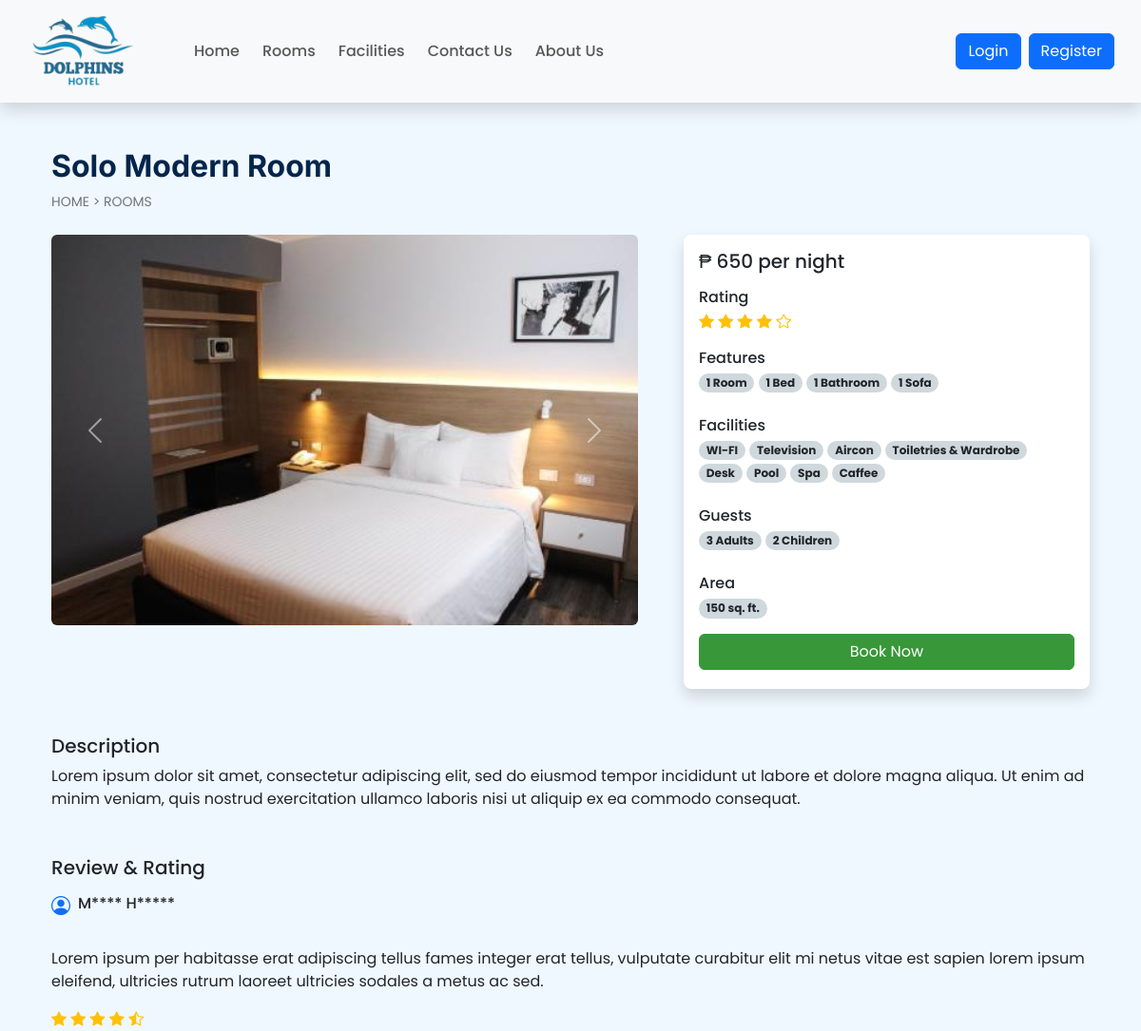
Screenshot of /room_details.php?id=20 with the database file from the repository.
### tables this page shows
CREATE TABLE `rooms` (
  `id` int(11) NOT NULL,
  `name` varchar(150) NOT NULL,
  `area` int(11) NOT NULL,
  `price` int(11) NOT NULL,
  `quantity` int(11) NOT NULL,
  `adult` int(11) NOT NULL,
  `children` int(11) NOT NULL,
  `description` varchar(350) NOT NULL,
  `status` tinyint(4) NOT NULL DEFAULT 1,
  `removed` int(11) NOT NULL DEFAULT 0
);

CREATE TABLE `room_images` (
  `sr_no` int(11) NOT NULL,
  `room_id` int(11) NOT NULL,
  `image` varchar(150) NOT NULL,
  `thumb` tinyint(4) NOT NULL DEFAULT 0
);

### admin/inc/db_config.php (called while the page is built, shortened)
<?php
    function select($sql, $values, $datatypes)
    {
        $con = $GLOBALS['con'];
        if($stmt = mysqli_prepare($con,$sql))
        {
            mysqli_stmt_bind_param($stmt,$datatypes,...$values);
            if(mysqli_stmt_execute($stmt)){
                $res = mysqli_stmt_get_result($stmt);
                return $res;
            }
            else{
                mysqli_stmt_close($stmt);
                die("Query cannot be executed - Select");
            }
        }
        else{
            die("Query cannot be prepared - Select");
        }
    }
?>

### room_details.php (the view, shortened to what this page needs)
<!DOCTYPE html>
<html lang="en">
    <head>
        <link rel="stylesheet" href="https://cdn.jsdelivr.net/npm/swiper@11/swiper-bundle.min.css"/>
        <?php include('inc/links.php'); ?>
    </head>
    <body class="bg-dw">
        <?php include('inc/header.php'); ?>
        <?php
            $data = filteration($_GET);
            $room_res = select("SELECT * FROM `rooms` WHERE `id`=? AND `status`=? AND `removed`=?",[$data['id'],1,0],'iii');
            $room_data = mysqli_fetch_assoc($room_res);
        ?>
        <div class="container">
            <div class="row ">
                <div class="col-12 my-5 mb-4 px-4">
                    <h2 class="fw-bold h-font color-blue"><?php echo $room_data['name']?></h2>
                    <div style="font-size:14px;">
                        <a href="index.php" class="text-secondary text-decoration-none">HOME</a>
                        <span class="text-secondary"> > </span>
                        <a href="rooms.php" class="text-secondary text-decoration-none">ROOMS</a>
                    </div>
                </div>
                <div class="col-lg-7 col-md-12 px-4">
                    <div id="roomCarousel" class="carousel slide carousel-fade">
                        <div class="carousel-inner mb-5">
                            <?php
                                $room_img = ROOMS_IMG_PATH."thumbnail.jpg";
                                $img_q = mysqli_query($con,"SELECT * FROM `room_images`
                                    WHERE `room_id`='$room_data[id]'");
                                if(mysqli_num_rows($img_q) > 0)
                                {
                                    $active_class = 'active';
                                    while($img_res = mysqli_fetch_assoc($img_q))
                                    {
                                        echo "
                                            <div class='carousel-item $active_class'>
                                            <img src='".ROOMS_IMG_PATH.$img_res['image']."' class='d-block w-100 rounded'>
                                            </div>
                                        ";
                                        $active_class ='';
                                    }
                                }
                                else{
                                    echo "
                                        <div class='carousel-item active'>
                                        <img src='$room_img' class='d-block w-100 '>
                                        </div>
                                    ";
                                }
                            ?>
                        </div>
                        <button class="carousel-control-prev" type="button" data-bs-target="#roomCarousel" data-bs-slide="prev">
                            <span class="carousel-control-prev-icon" aria-hidden="true"></span>
                        </button>
                        <button class="carousel-control-next" type="button" data-bs-target="#roomCarousel" data-bs-slide="next">
                            <span class="carousel-control-next-icon" aria-hidden="true"></span>
                        </button>
                    </div>
                </div>
                <div class="col-lg-5 col-md-12 px-4">
                    <div class="card mb-4 border-0 shadow rounded-3">
                        <div class="card-body">
                            <?php
                                echo<<<price
                                    <h5>₱ $room_data[price] per night</h5>
                                price;
                                echo<<<rating
                                    <h6 class="mb-1 mt-3">Rating</h6>
                                    <i class="bi bi-star-fill text-warning"></i>
                                    <i class="bi bi-star-fill text-warning"></i>
                                    <i class="bi bi-star-fill text-warning"></i>
                                    <i class="bi bi-star-fill text-warning"></i>
                                    <i class="bi bi-star text-warning"></i>
                                rating;
                                echo<<<features
                                    <div class="features mb-4 mt-3">
                                        <h6 class="mb-1">Features</h6>
                                            <span class="badge rounded-pill text-dark bg-infog text-wrap">
                                                1 Room
                                            </span>
                                            <span class="badge rounded-pill text-dark bg-infog text-wrap">
                                                1 Bed
                                            </span>
                                            <span class="badge rounded-pill text-dark bg-infog text-wrap">
                                                1 Bathroom
                                            </span>
                                            <span class="badge rounded-pill text-dark bg-infog text-wrap">
                                                1 Sofa
                                            </span>
                                    </div>
                                features;
                                echo<<<facilities
                                    <div class="facilities mb-4">
                                        <h6 class="mb-1">Facilities</h6>
                                        <span class="badge rounded-pill text-dark bg-infog text-wrap">
                                            WI-FI
                                        </span>
                                        <span class="badge rounded-pill text-dark bg-infog text-wrap">
                                            Television
                                        </span>
                                        <span class="badge rounded-pill text-dark bg-infog text-wrap">
                                            Aircon
                                        </span>
                                        <span class="badge rounded-pill text-dark bg-infog text-wrap">
                                            Toiletries & Wardrobe
                                        </span>
                                        <span class="badge rounded-pill text-dark bg-infog text-wrap">
                                            Desk
                                        </span>
                                        <span class="badge rounded-pill text-dark bg-infog text-wrap">
                                            Pool
                                        </span>
                                        <span class="badge rounded-pill text-dark bg-infog text-wrap">
                                            Spa
                                        </span>
                                        <span class="badge rounded-pill text-dark bg-infog text-wrap">
                                            Caffee
                                        </span>
                                    </div>
                                facilities;
                                echo<<<guests
                                    <div class="guest mb-4">
                                        <h6 class="mb-1">Guests</h6>
                                        <span class="badge rounded-pill text-dark bg-infog text-wrap">
                                            $room_data[adult] Adults
                                        </span>
                                        <span class="badge rounded-pill text-dark bg-infog text-wrap">
                                            $room_data[children] Children
                                        </span>
                                    </div>
                                guests;
                                echo<<<area
                                    <div class="mb-3">
                                        <h6 class="mb-1">Area</h6>
                                        <span class="badge rounded-pill text-dark bg-infog text-wrap">
                                            $room_data[area] sq. ft.
                                        </span>
                                    </div>
                                area;
                                echo<<<book
                                    <a href="#" class="btn w-100 text-white custom-bg shadow-none mb-1">Book Now</a>
                                book;
                            ?>
                        </div>
                    </div>
                </div>
                <div class="col-12 mt-4 px-4">
                    <div class="mb-5">
                        <h5>Description</h5>
                        <p>
                            <?php echo $room_data['description']?>
                        </p>
                    </div>
                    <div>
                        <h5 class="mb-3">Review & Rating</h5>
                        <div>
                            <div class="d-flex align-text-center mb-4">
                                <h5><i class="bi bi-person-circle text-primary me-2"></i></h5>
                                <h6>M**** H*****</h6>
                            </div>
                            <p>
                            Lorem ipsum per habitasse erat adipiscing tellus fames integer erat tellus,
                            vulputate curabitur elit mi netus vitae est sapien lorem ipsum eleifend,
                            ultricies rutrum laoreet ultricies sodales a metus ac sed.
                            </p>
                            <div class="rating">
                                <i class="bi bi-star-fill text-warning"></i>
                                <i class="bi bi-star-fill text-warning"></i>
                                <i class="bi bi-star-fill text-warning"></i>
                                <i class="bi bi-star-fill text-warning"></i>
                                <i class="bi bi-star-half text-warning"></i>
                            </div>
                        </div>
                    </div>
                </div>
            </div>
        </div>
    </body>
</html>

### css/common.css (style rules this page uses)
:root { --teal: #389738; --teal_hover: #228b22; --blue: #03254c; }
* { font-family: "Poppins", sans-serif; }
.h-font { font-family:"Inter", sans-serif; }
.custom-bg { background:var(--teal); border: 1px solid var(--teal); }
.color-blue { color: var(--blue); }
.bg-dw { background: RGB(240, 248, 255); }
.bg-infog { background:#cfd8dc; }

### rows the page displays
rooms: name "Solo Modern Room", price "650", adult "3", children "2", area "150", description "Lorem ipsum dolor sit amet, consectetur adipiscing elit, sed do eiusmod tempor incididunt ut labore et dolore magna aliqua. Ut enim ad minim veniam, quis nostrud exercitation ullamco laboris nisi ut aliquip ex ea commodo consequat."
room_images: image (picture)
